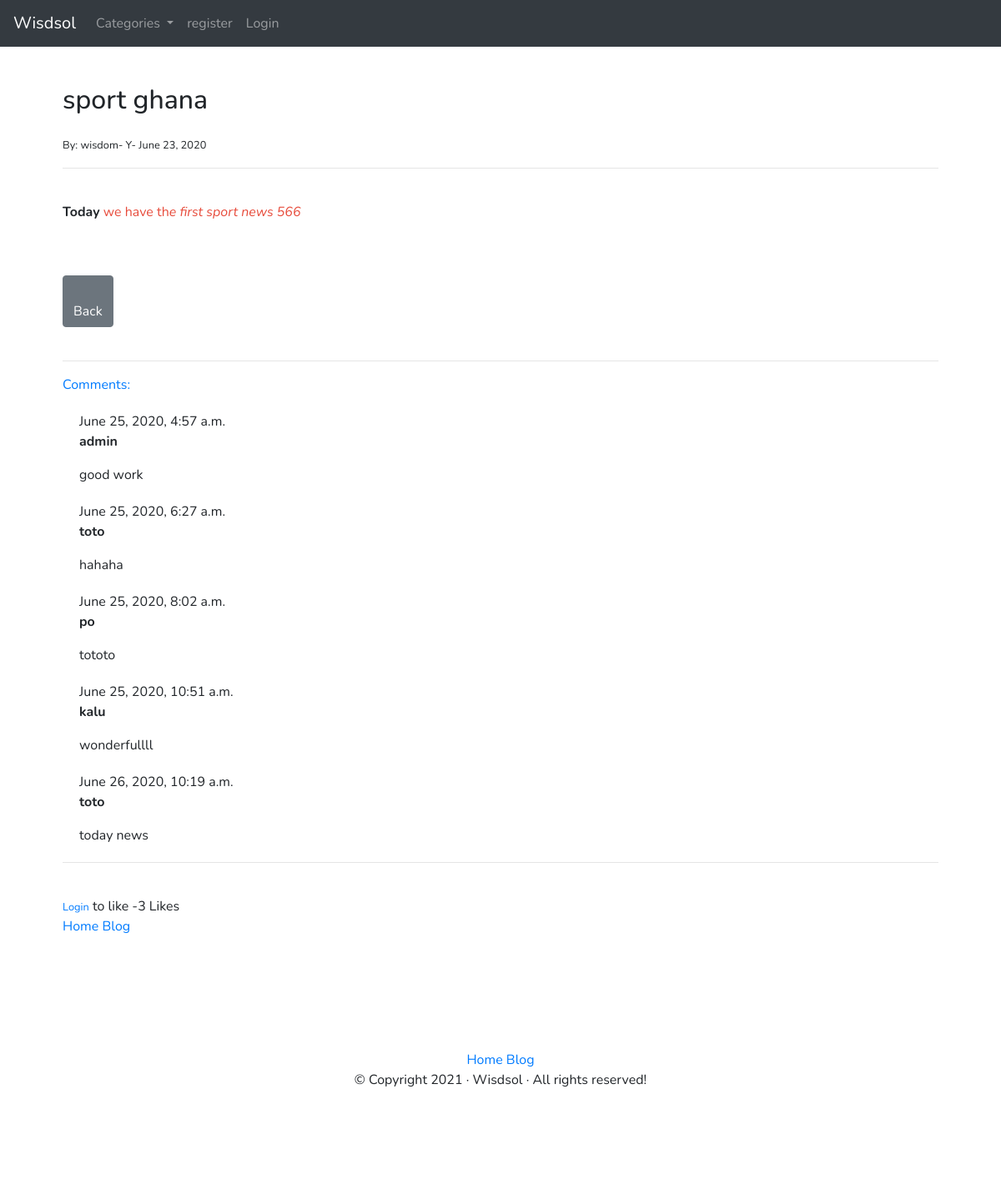
Page /blog/article/4 (upper part) on the earlier database version.
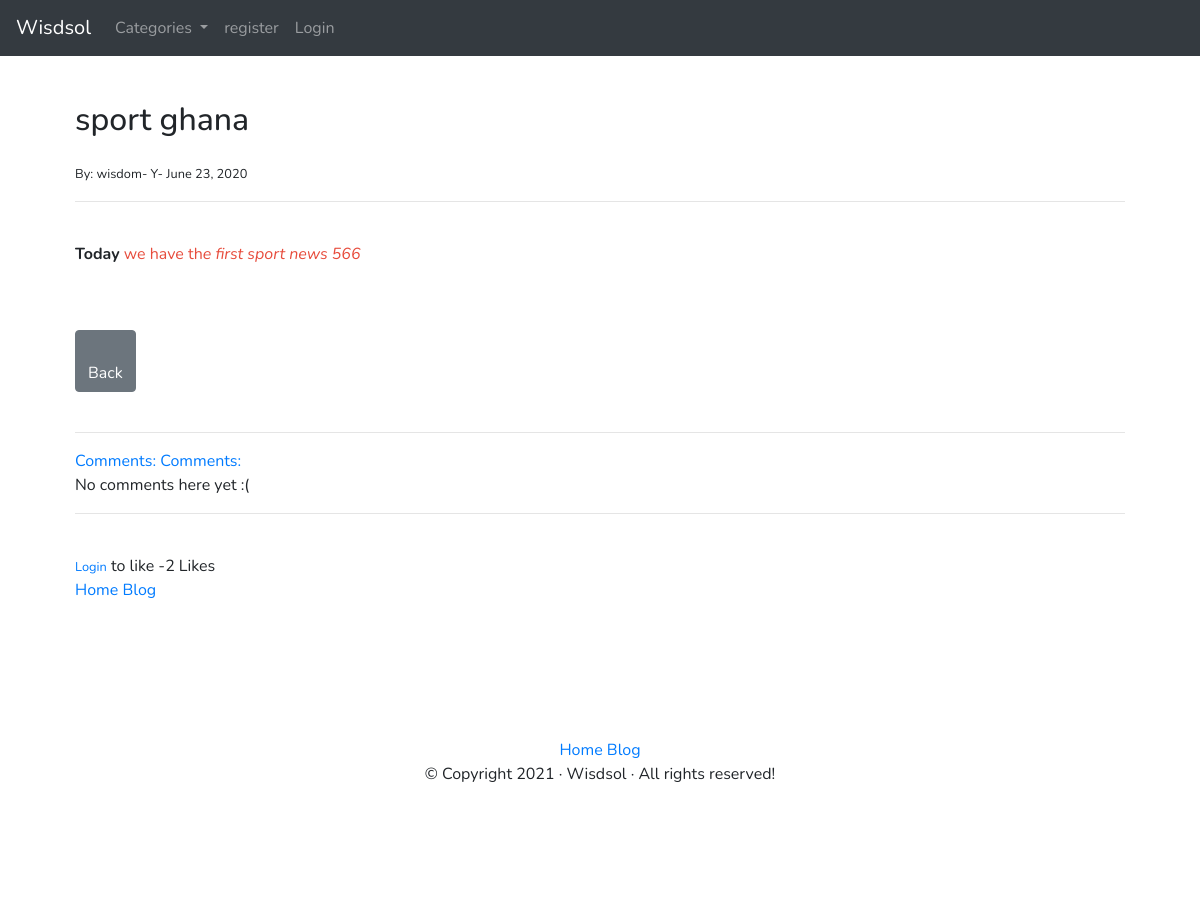
Same page on the later database version.
### blog/models.py (models this page shows, shortened)
class TimespamtedModel(models.Model):
    created_at=models.DateTimeField(auto_now_add=True)
    updated_at=models.DateTimeField(auto_now=True)
    class Meta:
        abstract=True

class Post(TimespamtedModel):
    title = models.CharField(max_length=255)
    title_tag = models.CharField(max_length=255)
    author = models.ForeignKey(User,on_delete=models.CASCADE)
    body=RichTextField(blank=True, null=True)
    post_date = models.DateField(auto_now_add=True,blank=True, null=True)
    category = models.CharField(max_length=255,default='category')
    likes = models.ManyToManyField(User, related_name='blog_posts')
    img = models.ImageField(upload_to='pics/')
    def total_likes(self):
        return self.likes.count()

class Comment(models.Model):
    post = models.ForeignKey('blog.Post', on_delete=models.CASCADE, related_name='comments')
    author = models.CharField(max_length=200)
    text = models.TextField()
    created_date = models.DateTimeField(auto_now_add=True)
    approved_comment = models.BooleanField(default=False)

### blog/views.py (the view)
# urls.py: path('article/<int:pk>',ArticleDetailView.as_view(),name='article-detail'),
class ArticleDetailView(DetailView):
	model=Post
	template_name='article_details.html'
	def get_context_data(self,*args,**kwargs):
		cat_menu=category.objects.all()
		context=super(ArticleDetailView,self).get_context_data(*args,**kwargs)
		stuff=get_object_or_404(Post, id=self.kwargs['pk'])
		total_likes=stuff.total_likes()
		liked=False
		if stuff.likes.filter(id=self.request.user.id).exists():
			liked=True
		context["cat_menu"]=cat_menu
		context["total_likes"]=total_likes
		context["liked"]=liked
		return context

### blog/models.py (called while the page is built)
    def __str__(self):
        return self.name

### blog/templates/article_details.html (shortened to what this page needs)
{% extends 'base.html' %}
{% load static %}
{% block content%}
    <h1>{{post.title}}</h1>
    <small>By:
        {{post.author.first_name}}-
        {{post.author.last_name}}-
        {{post.post_date}}
    </small><br/>
    <hr>
    <br/>
    {{post.body|safe}}
    <br/>
    <br/>
    <a href="{% url 'blog:home'%}" class="btn btn-secondary">
    <br/>Back</a>
    <br/><br/>
    <hr>
<a href="{% url 'blog:add_comment_to_post' pk=post.pk %}">Comments: {{ post.approved_comments.count }}</a>
    {% for comment in post.comments.all %}
    {% if user.is_authenticated or comment.approved_comment %}
        <div class="comment">
            <div class="date">
                {{ comment.created_date }}
            </div>
            <strong>{{ comment.author }}</strong>
            <p>{{ comment.text|linebreaks }}</p>
        </div>
        {% endif %}
    {% empty %}
        <a href="{% url 'blog:add_comment_to_post' pk=post.pk %}">Comments: {{ post.approved_comments.count }}</a>
        <p>No comments here yet :(</p>
    {% endfor %}
    <hr>
    <br/>
    <form action="{% url 'blog:like_post' post.pk %}" method="POST">
    {%if user.is_authenticated %}
        {%if liked %}
            <button type = "Submit", name= "post_id", value="{{ post.id }}", class ="btn btn-danger btn-sm">Unlike</button>
        {% else %}
            <button type = "Submit", name= "post_id", value="{{ post.id }}", class ="btn btn-primary btn-sm">Like</button>
        {% endif %}
    {% else %}
       <small><a href="{%url 'login'%}">Login</a></small> to like
    {% endif %}
        -{{total_likes}} Likes
    </form>
{% endblock %}

### blog/templates/base.html (shortened to what this page needs)
{% load static %}
<!doctype html>
<html lang="en">
    <head>
        <link rel="stylesheet" href="https://stackpath.bootstrapcdn.com/bootstrap/4.5.0/css/bootstrap.min.css">
        <link rel="stylesheet" type="text/css" href="https://cdnjs.cloudflare.com/ajax/libs/normalize/8.0.1/normalize.min.css">
        <link rel="stylesheet" href="https://cdnjs.cloudflare.com/ajax/libs/font-awesome/5.12.0-2/js/all.min.js">
        <link rel="stylesheet" href="{% static 'css/styles.css'%}">
    </head>
<body>
    <div class="wrapper" >
        <nav class="navbar navbar-expand-lg navbar-dark bg-dark">
            <a class="navbar-brand" href="{% url 'home' %}">Wisdsol</a>
            <div class="collapse navbar-collapse" id="navbarSupportedContent">
                <ul class="navbar-nav mr-auto">
                    {%if cat_menu %}
                    <li class="nav-item dropdown">
                        <a class="nav-link dropdown-toggle" href="#" id="navbarDropdown" role="button" data-toggle="dropdown" aria-haspopup="true" aria-expanded="false">
                      Categories
                    </a>
                    </li>
                    {%else%}
                    <li class="nav-item">
                        <a class="nav-link" href="{%url 'blog:category-list'%}">Categories</a>
                    </li>
                    {%endif%} {%if user.is_authenticated %}
                    <li class="nav-item">
                        <a class="nav-link" href="{%url 'blog:add_post'%}">add_post</a>
                    </li>
                    {% comment %} <li class="nav-item">
                        <a class="nav-link" href="{%url 'blog:add_category'%}">add_category</a>
                    </li> {% endcomment %}
                    <li>Hello, Super Hero {{user.first_name}}...</li>
                    <li class="nav-item">
                        <a class="nav-link" href="{%url 'logout'%}">Logout</a>
                    </li>
                    {% else %}
                    <li class="nav-item">
                        <a class="nav-link" href="{%url 'members:register'%}">register</a>
                    </li>
                    <li class="nav-item">
                        <a class="nav-link" href="{%url 'login'%}">Login</a>
                    </li>
                    {% endif %}
                </ul>
            </div>
        </nav>
        <br/>
        <div class="container myContainer">
            {% block content%} {% endblock %}
            <a href="{% url 'home'%}">Home</a>
            <a href="{% url 'blog:home'%}">Blog</a>
        </div>
        {% include "layouts/_footer.html" %}
    </div>
</body>
</html>

### templates/layouts/_footer.html (shortened to what this page needs)
{% load static %}
<footer class="footer textcenter">
   <a href="{% url 'home'%}">Home</a>
    <a href="{% url 'blog:home'%}">Blog</a>
    <p>&copy; Copyright {% now "Y" %} &middot; Wisdsol &middot; All rights reserved!</p>
</footer>
<footer class="footer">
</footer>

### static/css/styles.css (style rules this page uses)
* { box-sizing: border-box; }
body { margin:0; padding:0; font-family:'Nunito'; }
.container { width: 90%; margin: auto; position: relative; z-index: 100; }
.textcenter { text-align: center; }
.footer { display: block; position: relative; padding-top: 136px; }

Differences in the rows shown:
removed Comment: created_date "June 25, 2020, 4:57 a.m.", author "admin", text "good work"
removed Comment: created_date "June 25, 2020, 6:27 a.m.", author "toto", text "hahaha"
removed Comment: created_date "June 25, 2020, 8:02 a.m.", author "po", text "tototo"
removed Comment: created_date "June 25, 2020, 10:51 a.m.", author "kalu", text "wonderfullll"
removed Comment: created_date "June 26, 2020, 10:19 a.m.", author "toto", text "today news"
Other differences:
{{ total_likes }}: "3" → "2"
text now shown: "Comments: No comments here yet :("
